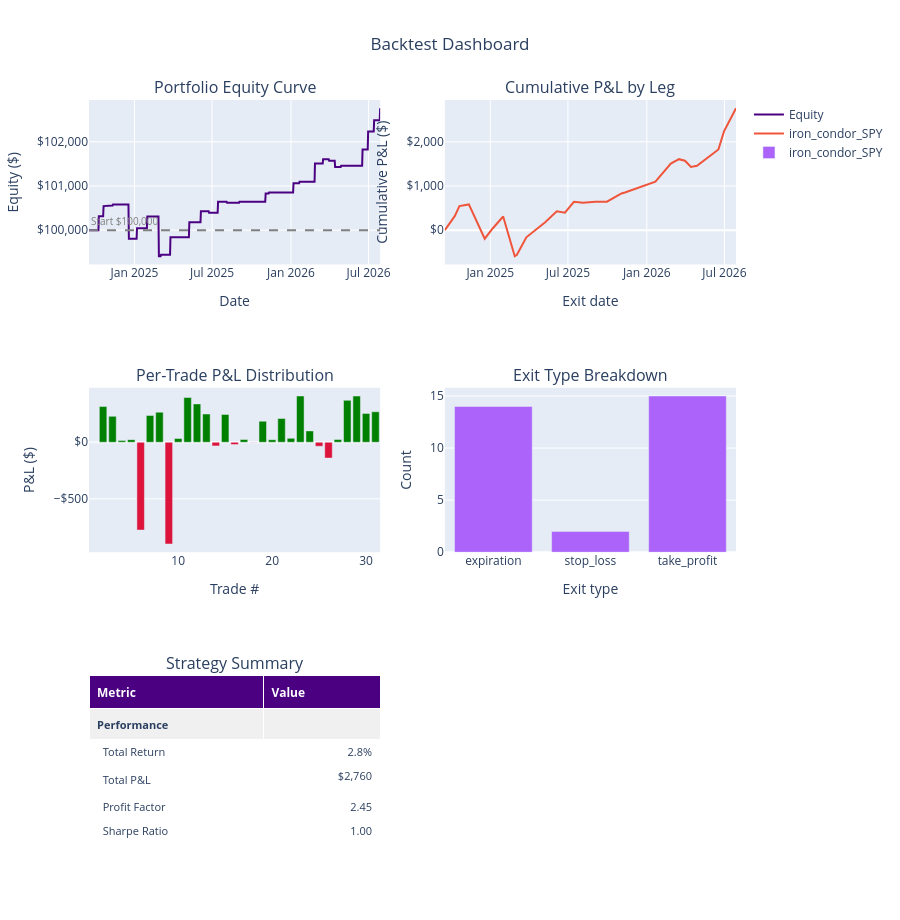

Here is the notebook cell this chart was saved with:
### Markdown cell above
### Full Dashboard

### Code cell
report.plot_dashboard()

### Figure 1 — Plotly figure (JSON) as saved in the notebook; plotly's stock layout.template omitted (floating-point values rounded to 4 significant figures; data arrays with more than 128 entries replaced by an {"elided": "..."} marker saying what was removed)
{"data": [{"hovertemplate": "Date: %{x|%Y-%m-%d}<br>Equity: $%{y:,.0f}<extra></extra>", "line": {"color": "indigo", "width": 2}, "mode": "lines", "name": "Equity", "type": "scatter", "x": {"elided": "680 str values"}, "xaxis": "x", "y": {"elided": "680 float values"}, "yaxis": "y"}, {"hovertemplate": "Leg: %{data.name}<br>Date: %{x|%Y-%m-%d}<br>Cum P&L: $%{y:,.0f}<extra></extra>", "line": {"width": 2}, "mode": "lines", "name": "iron_condor_SPY", "type": "scatter", "x": ["2024-09-17T00:00:00.000000000", "2024-10-10T00:00:00.000000000", "2024-10-21T00:00:00.000000000", "2024-10-29T00:00:00.000000000", "2024-11-12T00:00:00.000000000", "2024-12-19T00:00:00.000000000", "2025-01-07T00:00:00.000000000", "2025-01-31T00:00:00.000000000", "2025-02-27T00:00:00.000000000", "2025-03-04T00:00:00.000000000", "2025-03-26T00:00:00.000000000", "2025-05-09T00:00:00.000000000", "2025-06-05T00:00:00.000000000", "2025-06-24T00:00:00.000000000", "2025-07-15T00:00:00.000000000", "2025-08-05T00:00:00.000000000", "2025-09-03T00:00:00.000000000", "2025-09-30T00:00:00.000000000", "2025-11-03T00:00:00.000000000", "2025-11-11T00:00:00.000000000", "2026-01-07T00:00:00.000000000", "2026-01-21T00:00:00.000000000", "2026-02-26T00:00:00.000000000", "2026-03-17T00:00:00.000000000", "2026-03-31T00:00:00.000000000", "2026-04-14T00:00:00.000000000", "2026-04-28T00:00:00.000000000", "2026-06-17T00:00:00.000000000", "2026-06-30T00:00:00.000000000", "2026-07-14T00:00:00.000000000", "2026-07-28T00:00:00.000000000"], "xaxis": "x2", "y": [0.5, 316.0, 545.0, 559.5, 582.5, -194.0, 43.5, 309.5, -590.0, -557.0, -161.5, 177.5, 427.5, 395.5, 641.5, 621.0, 645.5, 644.0, 830.0, 852.5, 1062.0, 1098.0, 1506.0, 1607.0, 1572.0, 1432.0, 1456.0, 1827.0, 2236.0, 2490.0, 2760.0], "yaxis": "y2"}, {"customdata": [["expiration", "iron_condor_SPY"], ["take_profit", "iron_condor_SPY"], ["take_profit", "iron_condor_SPY"], ["expiration", "iron_condor_SPY"], ["expiration", "iron_condor_SPY"], ["stop_loss", "iron_condor_SPY"], ["take_profit", "iron_condor_SPY"], ["take_profit", "iron_condor_SPY"], ["stop_loss", "iron_condor_SPY"], ["expiration", "iron_condor_SPY"], ["take_profit", "iron_condor_SPY"], ["take_profit", "iron_condor_SPY"], ["take_profit", "iron_condor_SPY"], ["expiration", "iron_condor_SPY"], ["take_profit", "iron_condor_SPY"], ["expiration", "iron_condor_SPY"], ["expiration", "iron_condor_SPY"], ["expiration", "iron_condor_SPY"], ["take_profit", "iron_condor_SPY"], ["expiration", "iron_condor_SPY"], ["take_profit", "iron_condor_SPY"], ["expiration", "iron_condor_SPY"], ["take_profit", "iron_condor_SPY"], ["expiration", "iron_condor_SPY"], ["expiration", "iron_condor_SPY"], ["expiration", "iron_condor_SPY"], ["expiration", "iron_condor_SPY"], ["take_profit", "iron_condor_SPY"], ["take_profit", "iron_condor_SPY"], ["take_profit", "iron_condor_SPY"], ["take_profit", "iron_condor_SPY"]], "hovertemplate": "Trade #: %{x}<br>P&L: $%{y:,.0f}<br>Exit type: %{customdata[0]}<br>Leg: %{customdata[1]}<br><extra></extra>", "marker": {"color": ["green", "green", "green", "green", "green", "crimson", "green", "green", "crimson", "green", "green", "green", "green", "crimson", "green", "crimson", "green", "crimson", "green", "green", "green", "green", "green", "green", "crimson", "crimson", "green", "green", "green", "green", "green"]}, "showlegend": false, "type": "bar", "x": [1, 2, 3, 4, 5, 6, 7, 8, 9, 10, 11, 12, 13, 14, 15, 16, 17, 18, 19, 20, 21, 22, 23, 24, 25, 26, 27, 28, 29, 30, 31], "xaxis": "x3", "y": [0.5, 315.5, 229.0, 14.5, 23.0, -776.5, 237.5, 266.0, -899.5, 33.0, 395.5, 339.0, 250.0, -32.0, 246.0, -20.5, 24.5, -1.5, 186.0, 22.5, 210.0, 35.0, 409.0, 100.5, -35.5, -140.0, 24.5, 371.0, 408.5, 255.0, 269.5], "yaxis": "y3"}, {"hovertemplate": "Leg: %{data.name}<br>Exit type: %{x}<br>Count: %{y}<extra></extra>", "name": "iron_condor_SPY", "type": "bar", "x": ["expiration", "stop_loss", "take_profit"], "xaxis": "x4", "y": [14, 2, 15], "yaxis": "y4"}, {"cells": {"align": ["left", "right"], "fill": {"color": [["#f0f0f0", "white", "white", "white", "white", "white", "white", "white", "white", "#f0f0f0", "white", "white", "white", "white", "#f0f0f0", "white", "white", "white", "white", "white", "white", "white", "white", "white"], ["#f0f0f0", "white", "white", "white", "white", "white", "white", "white", "white", "#f0f0f0", "white", "white", "white", "white", "#f0f0f0", "white", "white", "white", "white", "white", "white", "white", "white", "white"]]}, "font": {"size": 11}, "height": 24, "values": [["<b>Performance</b>", "  Total Return", "  Total P&L", "  Profit Factor", "  Sharpe Ratio", "  Sortino Ratio", "  Calmar Ratio", "  Omega Ratio", "  Tail Ratio", "<b>Risk</b>", "  Max Drawdown", "  VaR (95%)", "  CVaR (95%)", "  Max Loss", "<b>Trading</b>", "  Total Trades", "  Winning Trades", "  Losing Trades", "  Win Rate", "  Avg P&L", "  Avg Win", "  Avg Loss", "  Max Win", "  Avg Days Held"], ["", "2.8%", "$2,760", "2.45", "1.00", "1.40", "0.87", "2.44", "0.00", "", "-1.2%", "-119.81%", "-235.27%", "$-900", "", "31", "24", "7", "77.4%", "$89", "$194", "$-272", "$409", "5.3"]]}, "columnwidth": [300, 200], "domain": {"x": [0, 0.45], "y": [0, 0.2222]}, "header": {"align": "left", "fill": {"color": "indigo"}, "font": {"color": "white", "size": 12}, "height": 30, "values": ["<b>Metric</b>", "<b>Value</b>"]}, "type": "table"}], "layout": {"annotations": [{"font": {"size": 16}, "showarrow": false, "text": "Portfolio Equity Curve", "x": 0.225, "xanchor": "center", "xref": "paper", "y": 1, "yanchor": "bottom", "yref": "paper"}, {"font": {"size": 16}, "showarrow": false, "text": "Cumulative P&L by Leg", "x": 0.775, "xanchor": "center", "xref": "paper", "y": 1, "yanchor": "bottom", "yref": "paper"}, {"font": {"size": 16}, "showarrow": false, "text": "Per-Trade P&L Distribution", "x": 0.225, "xanchor": "center", "xref": "paper", "y": 0.6111, "yanchor": "bottom", "yref": "paper"}, {"font": {"size": 16}, "showarrow": false, "text": "Exit Type Breakdown", "x": 0.775, "xanchor": "center", "xref": "paper", "y": 0.6111, "yanchor": "bottom", "yref": "paper"}, {"font": {"size": 16}, "showarrow": false, "text": "Strategy Summary", "x": 0.225, "xanchor": "center", "xref": "paper", "y": 0.2222, "yanchor": "bottom", "yref": "paper"}, {"font": {"color": "gray", "size": 10}, "showarrow": false, "text": "Start $100,000", "x": 0, "xanchor": "left", "xref": "x domain", "y": 100000, "yanchor": "bottom", "yref": "y"}], "height": 920, "shapes": [{"line": {"color": "gray", "dash": "dash"}, "type": "line", "x0": 0, "x1": 1, "xref": "x domain", "y0": 100000, "y1": 100000, "yref": "y"}], "title": {"text": "Backtest Dashboard", "x": 0.5}, "xaxis": {"anchor": "y", "domain": [0, 0.45], "title": {"text": "Date"}}, "xaxis2": {"anchor": "y2", "domain": [0.55, 1], "title": {"text": "Exit date"}}, "xaxis3": {"anchor": "y3", "domain": [0, 0.45], "title": {"text": "Trade #"}}, "xaxis4": {"anchor": "y4", "domain": [0.55, 1], "title": {"text": "Exit type"}}, "yaxis": {"anchor": "x", "domain": [0.7778, 1], "tickformat": "$,.0f", "title": {"text": "Equity ($)"}, "zeroline": false}, "yaxis2": {"anchor": "x2", "domain": [0.7778, 1], "tickformat": "$,.0f", "title": {"text": "Cumulative P&L ($)"}}, "yaxis3": {"anchor": "x3", "domain": [0.3889, 0.6111], "tickformat": "$,.0f", "title": {"text": "P&L ($)"}}, "yaxis4": {"anchor": "x4", "domain": [0.3889, 0.6111], "title": {"text": "Count"}}}}
